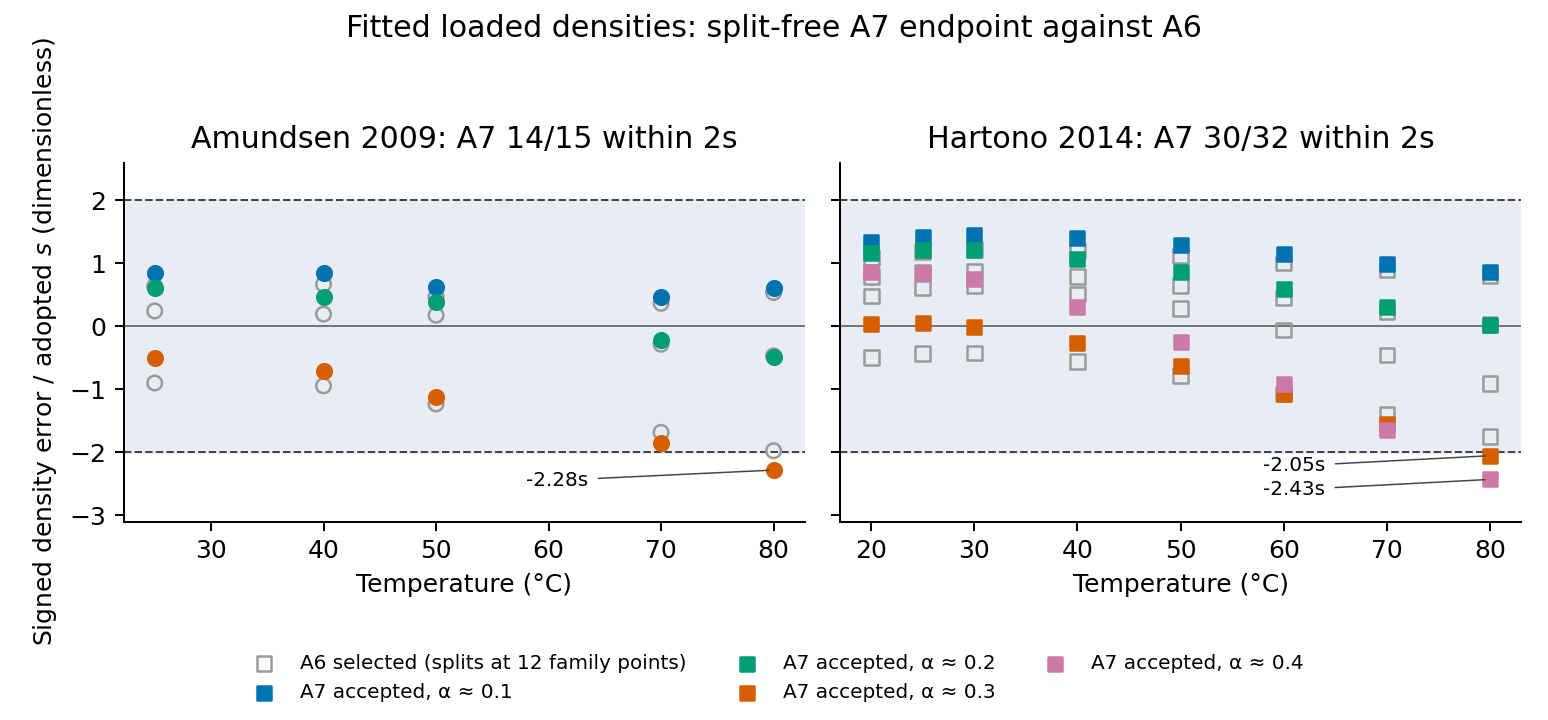

Reproduce this figure in Python.
"""Render the accepted A7 endpoint's retained fitted loaded-density errors against A6's; no model calls.

Run from any directory with a Python environment containing matplotlib:
    python loaded-density-errors.py
Inputs are the A7 and A6 selected-assessment density CSVs and summaries, bound by SHA-256 below.
"""
import csv
import hashlib
import json
from pathlib import Path

import matplotlib
matplotlib.use("Agg")
import matplotlib.pyplot as plt

HERE = Path(__file__).resolve().parent
A7 = HERE.parent/"selected-assessment"
A6 = HERE.parents[1]/"amendment-6/selected-assessment"
INPUTS = {A7/"density.csv": "1983f82ba4b030623d909b364ecceb7dc60466b5ea4f327222fa199827dd2fdd", A7/"summary.json": "39ea65e25e503038a9e47ea158602af1b2ae27b1c38e69bebed6f8b49dbd9883",
          A6/"density.csv": "2918d2dec72687161fa01161012ad46d70e76349d8cfbd8652d568e9207144a4",
          A6/"summary.json": "af775385eadbb7396eacb69cbd9abd1defbec46eed35b3bfa300fec619edbd3d"}
for path, expected in INPUTS.items():
    assert hashlib.sha256(path.read_bytes()).hexdigest() == expected, path


def ratios(base, cohort):
    summary = json.loads((base/"summary.json").read_text())
    with (base/"density.csv").open() as stream:
        rows = {row["id"]: row for row in csv.DictReader(stream)}
    selected = [rows[i] for i in summary["density"][cohort]["row_ids"]]
    assert all(row["parameter_sha256"] == summary["parameter_sha256"] for row in selected)
    return [(float(r["T_K"]) - 273.15, float(r["loading"]), float(r["error_kg_m3"])/float(r["s_kg_m3"]), r["id"]) for r in selected]


loadings = [0.1, 0.2, 0.3, 0.4]
colors = {0.1: "#0072B2", 0.2: "#009E73", 0.3: "#D55E00", 0.4: "#CC79A7"}
nearest = lambda a: min(loadings, key=lambda x: abs(x - a))
fig, axes = plt.subplots(1, 2, figsize=(8.6, 4.0), sharey=True)
for axis, (cohort, title, marker) in zip(axes, [("Amundsen fitted 15", "Amundsen 2009", "o"), ("Hartono fitted 32", "Hartono 2014", "s")]):
    new, old = ratios(A7, cohort), ratios(A6, cohort)
    assert [r[3] for r in new] == [r[3] for r in old]
    axis.axhspan(-2, 2, color="#E7EDF2", zorder=0)
    axis.axhline(0, color="#666666", linewidth=0.7)
    for bound in (-2, 2):
        axis.axhline(bound, color="#444444", linestyle="--", linewidth=0.8)
    axis.scatter([r[0] for r in old], [r[2] for r in old], s=34, marker=marker, facecolors="none", edgecolors="#9A9A9A",
                 linewidths=1.0, zorder=2, label="A6 selected (splits at 12 family points)")
    for a in loadings:
        group = [r for r in new if nearest(r[1]) == a]
        axis.scatter([r[0] for r in group], [r[2] for r in group], s=34, marker=marker, color=colors[a], zorder=3,
                     label=f"A7 accepted, α ≈ {a:g}")
    within = sum(abs(r[2]) <= 2 for r in new)
    axis.set(title=f"{title}: A7 {within}/{len(new)} within 2s", xlabel="Temperature (°C)", ylim=(-3.1, 2.6))
    axis.spines[["top", "right"]].set_visible(False)
    for t, a, e, i in new:
        if abs(e) > 2:
            axis.annotate(f"{e:.2f}s", xy=(t, e), xytext=(t - 22, e - 0.25), fontsize=8,
                          arrowprops={"arrowstyle": "-", "color": "#444444", "linewidth": 0.6})
axes[0].set_ylabel(r"Signed density error / adopted $s$ (dimensionless)")
handles, labels = axes[1].get_legend_handles_labels()
fig.legend(handles, labels, loc="lower center", ncol=3, frameon=False, fontsize=8)
fig.suptitle("Fitted loaded densities: split-free A7 endpoint against A6", fontsize=12)
fig.tight_layout(rect=(0, 0.13, 1, 0.95))
fig.savefig(HERE/"loaded-density-errors.png", dpi=180)
plt.close(fig)
print("Rendered 47 retained fitted rows for each endpoint; input SHA-256 checks passed.")
